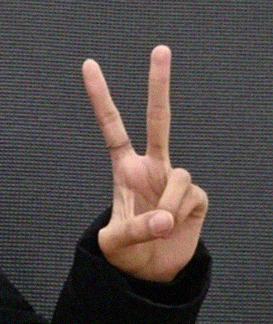
#> input picture computerVision/splitMerge/peaceHand.png, 273 x 324 px, found by its file name
$ python splitMerge.py
#> lines starting #> are read from the running program, lines starting #| are printed output that depends on the picture
# File        :   splitMerge.py
# Version     :   0.1.0
# Description :   [WIP] Brute-force implementation of Split Merge
#                 for image segmentation

# Date:       :   Apr 18, 2022
# Author      :   Ricardo Acevedo-Avila (racevedoaa@gmail.com)
# License     :   MIT


import numpy as np
import cv2
import math
from datetime import date, datetime


# Reads image via OpenCV:
def readImage(imagePath):
    # Loads image:
#> called with imagePath = 'D://opencvImages//peaceHand.png'
    inputImage = cv2.imread(imagePath)
#> inputImage is the input picture: shape (324, 273, 3); mean B, G, R 72.5, 74.4, 82.6
    # Checks if image was successfully loaded:
    if inputImage is None:
        print("readImage>> Error: Could not load Input image.")
    return inputImage


# Defines a re-sizable image window:
def showImage(imageName, inputImage):
    cv2.namedWindow(imageName, cv2.WINDOW_NORMAL)
    cv2.imshow(imageName, inputImage)
    cv2.waitKey(0)


# Writes an PGN image:
def writeImage(imagePath, inputImage):
    imagePath = imagePath + ".png"
    cv2.imwrite(imagePath, inputImage, [cv2.IMWRITE_PNG_COMPRESSION, 0])
    print("Wrote Image: " + imagePath)


# Produces out string for image writing:
def getOutString(currentDate):
    # Format date
    currentDate = currentDate.strftime("%b-%d-%Y")

    # Get time:
    currentTime = datetime.now()
    currentTime = currentTime.strftime("%H:%M:%S")

    # Drop them nasty ":s":
    dateString = "_" + currentTime[0:2] + "-" + currentTime[3:5] + "-" + currentTime[6:8]
    print("Current Time: " + currentTime + " Date String: " + dateString)
    dateString = currentDate + dateString

    return dateString

# Divides the image into 4 quads:
def divideImage(tempImage):
    # Get image dimensions (shape):
    (height, width) = tempImage.shape[:2]

    # Deep copy of the input:
    cropImage = tempImage.copy()

    # Set the quad coordinates for cropping:
    # X dim/axis:
    xStart = [0, 0.5 * width, 0, 0.5 * width]                   # x -> [q0, q1, q2, q3]
    xEnd = [width * 0.5, width * 0.5, width * 0.5, width * 0.5]

    # Y axis/dim:
    yStart = [0, 0, height * 0.5, height * 0.5]                 # y -> [q0, q1, q2, q3]
    yEnd = [height * 0.5, height * 0.5, height * 0.5, height * 0.5]

    # Store the quad coordinates (bounding rectangle)
    # and sub-images (quad images) here:
    outCoords = []
    outImages = []

    # Produce 4 quads:
    for i in range(4):

        # Get croppping data:
        rectX = int(xStart[i])
        rectY = int(yStart[i])
        rectWidth = rectX + int(xEnd[i])
        rectHeight = rectY + int(yEnd[i])

        # Slice/crop image:
        currentQuad = cropImage[rectY:rectHeight, rectX:rectWidth]
        # (h, w) = currentQuad.shape[:2]
        # print("coords 1: " + str(rectX) + ", " + str(rectY) + ", " + str(rectWidth) + ", "
        #     + str(rectHeight)+ " (W: "+str(w)+" H: "+str(h)+")")

        # Quad goes into the list:
        outImages.append((currentQuad))
        # [11 lines of commented-out code are left out]
        outCoords.append([rectX, rectY, rectWidth, rectHeight])

    # Return the data as a tuple:
    return (outImages, outCoords)


# Set the resources paths:
path = "D://opencvImages//"
fileName = "peaceHand.png"

# Read the image via OpenCV and show it:
inputImage = readImage(path + fileName)
showImage("Input Image", inputImage)

# Gaussian Blur:
sigma = (5, 5)
filteredImage = cv2.GaussianBlur(inputImage, sigma, 0)
showImage("filteredImage [Gaussian Blur]", filteredImage)

# To Lab:
hasvImage = cv2.cvtColor(filteredImage, cv2.COLOR_BGR2HSV)
#> hasvImage: shape (324, 273, 3); mean H, S, V 85.5, 36.9, 84.8

# Get image dimensions:
(imageHeight, imageWidth) = hasvImage.shape[:2]
#> imageHeight = 324; imageWidth = 273
print("Image W x H: " + str(imageWidth) + ", " + str(imageHeight))
#| Image W x H: 273, 324
# The new image:
newImage = np.zeros((imageHeight, imageWidth, 3), np.uint8)
# Tree divisions are drawn here:
treeImage = newImage.copy()

# The quad tree "depth"
maxDepth = 3
# Size maxDepth by number of quads
numberOfQuads = 4

# This array stores the images:
quadTree = np.empty((numberOfQuads, maxDepth), np.matrix)
# This array stores the quad's bounding rectangles/rois:
quadCoords = np.empty((numberOfQuads, maxDepth), np.matrix)

# Quad "on/off" offsets -> quad: (x, y) for quads 0 - 3
dictOffsets = {0: (0, 0), 1: (1, 0), 2: (0, 1), 3: (1, 1)}

# The local subvision counter:
localQuadCount = 0

# Level 0 of the tree, just the "parent quads":
# Get parents:
parents, parentsCoords = divideImage(hasvImage)
#> after the loop in divideImage, `for i in range(4):`: outCoords = [[0, 0, 136, 162], [136, 0, 272, 162], [0, 162, 136, 324], [136, 162, 272, 324]]; outImages = 4 items
#> parents = 4 items; parentsCoords has the same summary as outCoords in divideImage


for p in range(len(parents)):

    # Parents are the first level of the tree:
    currentParent = parents[p]
    (h, w) = currentParent.shape[:2]
    # Store in the tree, as a matrix
    # of one element:
    quadTree[p][0] = [currentParent]
    # showImage("Current Parent", quadTree[p][0][0])

    # Get coords for this parent and store the quad
    # coordinates in the ROIS array:
    quadCoords[p][0] = np.array(parentsCoords[p])

    # Draw the parents rois:
    rectX = quadCoords[p][0][0]
    rectY = quadCoords[p][0][1]
    rectWidth = quadCoords[p][0][2]
    rectHeight = quadCoords[p][0][3]

    # Print the coordinates, make sure you are not
    # fucking this up:
    # print((rectX, rectY, rectWidth-rectX, rectHeight-rectY, w, h))

    # Draw parents quads in green:
    color = (0, 255, 0)
    cv2.rectangle(treeImage, (rectX, rectY), (rectWidth, rectHeight), color, 2)
    showImage("Tree Division", treeImage)
#> this loop made 4 passes
#> pass 1, in showImage (call 3), `cv2.imshow(imageName, inputImage)`:
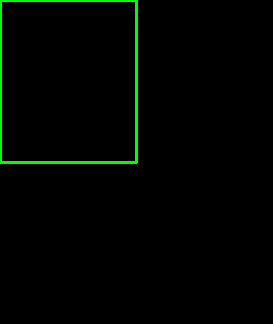
#> window 'Tree Division': shape (324, 273, 3); mean B, G, R 0, 4.3, 0

# # Check out parents:
for i in range(len(quadTree[:, 0])):

    currentParent = quadTree[i][0][0]
    showImage("Current Parent", currentParent)
#> this loop made 4 passes

# Traverse and construct the tree of max depth,
# starting at 1 coz level 0 are the parents:
for l in range(1, maxDepth):

    print("Current tree level: " + str(l))
    # Compute the division/tree current level,
    # Every iteration the tree is divided in half accross the two dimensions
    # (width and height):
    divisonLevel = (int(imageWidth / pow(2, l)), int(imageHeight / pow(2, l)))

    quadCount = 0
    offsetIndex = 0

    # Parent quad offset accumulation,
    # one per quad:
    dimAccum = [0, 0, 0, 0]

    # Branch length, which should
    # equal 4 quads:
    branchLength = len(quadTree[:, l])

    if (branchLength != numberOfQuads):
        print("Something's up with the branch length: " + str(branchLength))
    for q in range(4):

        # Get image from last level at this
        # position, as the tree is buit using the last level
        # information:
        currentQuad = quadTree[q][l - 1]

        # The
        dimAccum[0] = 0
        dimAccum[1] = 0

        print("Accumulations reset")

        # Check if there are images in this quad:
        if currentQuad is not None:

            # Get total images in this quad:
            totalImages = len(currentQuad)
            # print("totalImages in quad: " + str(totalImages))

            for i in range(totalImages):

                # Get current image:
                currentImage = quadTree[q][l - 1][i]
                s = "Level: " + str(l - 1) + " Quad: " + str(q) + " Image: " + str(i)
                showImage(s, currentImage)

                # Divide current image into 4 sub-quads:
                subQuads, subQuadCoords = divideImage(currentImage)
                # (th, tw)  = subQuads.shape[:2]


                # !!!!! BUG BUG BUG BUG BUG BUG BUG BUG !!!!!
                # !!!!! The images and coordinates are not being appended, they are being replaced !!!!

                # f = quadTree[q][l]
                # f1 = np.hstack((quadTree[q][l], subQuads))
                # quadTree[q][l] = np.vstack()
                # print(quadTree[q][l].shape)

                # Each subquad goes into this tree cell/node, at this level:
                quadTree[q][l] = subQuads

                totalSubQuads = len(quadTree[q][l])
                print("totalSubQuads created: " + str(totalSubQuads))
                print("Stored: " + str(totalSubQuads)+ " sub quads in quad: "+str(q)+", level: "+str(l))
                # Check out the current sub-quads:
                for j in range(totalSubQuads):

                    # Get sub quad:
                    currentSubQuad = quadTree[q][l][j]

                    # Get sub quad statistics:
                    quadMean, quadStdDev = cv2.meanStdDev(currentSubQuad)
                    print("L: " + str(quadStdDev[0]) + " A: " + str(quadStdDev[1]) + " B: " + str(quadStdDev[1]))
                    s = "SubQuad: " + str(j)

                    # If current std dev is below a threshold, it does not
                    # vary significantly, flood it with the mean:
                    stdDevThreshold = 40

                    # # Only check the H channel:
                    if (quadStdDev[0] < stdDevThreshold):
                        print("Flood Fill Subquad...")
                        # Set the Flood-fill color:
                        floodColor = (int(quadMean[0][0]), int(quadMean[1][0]), int(quadMean[2][0]))

                        # Set up Flood-fill:
                        fillThreshold = 50
                        loDiff = (fillThreshold, fillThreshold, fillThreshold)
                        upDiff = (fillThreshold, fillThreshold, fillThreshold)
                        cv2.floodFill(currentSubQuad, None, seedPoint=(0, 0), newVal=floodColor, loDiff=loDiff, upDiff=upDiff)

                        # Modified image goes into tree:
                        quadTree[q][l][j] = currentSubQuad

                    showImage(s, currentSubQuad)

                # !!!!! BUG BUG BUG BUG BUG BUG BUG BUG !!!!!
                # Get coordinates/bounding box for this subquad and
                # store em in the rois array:
                quadCoords[q][l] = np.array(subQuadCoords)
                totalRois = len(quadCoords[q][l])

                print("totalImages in quad: " + str(totalImages))
                print("totalRois received: " + str(totalSubQuads))
                print("Roi Quad: " + str(q) + " level: " + str(l))

                # Get total rois per level:
                levelRois = numberOfQuads * totalSubQuads * totalImages

                # Set the quad offsets:
                (quadHeight, quadWidth) = currentImage.shape[:2]

                # Each tree subdivision creates 4 images (or a quad),
                # this couunter keeps track of the number of quads/images
                # generated:
                imageCounter = 0

                # Get the on/off offsets for each of the four
                # images produced:
                curretOffsetX = dictOffsets[offsetIndex][0]
                curretOffsetY = dictOffsets[offsetIndex][1]

                print("Division Level -  x: " + str(divisonLevel[0]) + " y: " + str(divisonLevel[1]))
                print("Current Offset - (" + str(curretOffsetX) + " , " + str(curretOffsetY) + ") [" + str(
                    offsetIndex) + "]")

                # Get/compute the "Global" Offsets:
                # The global offsets are computed according to the current quad produced
                # and its position, and the position of its images, on the image:
                dimAccum[2] = dictOffsets[q][0] * (0.5 * imageWidth)
                dimAccum[3] = dictOffsets[q][1] * (0.5 * imageHeight)

                # For debug, draw the current starting point of every quad
                # division on each iteration (pink):
                point2 = (int(dimAccum[2]), int(dimAccum[3]))
                cv2.line(treeImage, point2, point2, (230, 30, 230), 5)
                showImage("Tree Division", treeImage)

                # Draw the subquad rois/bounding rectangles for
                # the current quad:
                for r in range(totalRois):

                    # Quad Number goes from 0 to >= 4:
                    quadNumber = math.floor((r) / numberOfQuads)

                    # Get current sub quad cooords:
                    currentCoords = quadCoords[q][l][r]

                    # Set the individual dimensions:
                    rectX = currentCoords[0]
                    rectY = currentCoords[1]
                    rectWidth = currentCoords[2]
                    rectHeight = currentCoords[3]

                    # Compute the offset coordinates of every subdivision
                    # produced so far:
                    xOffset = dimAccum[2] + curretOffsetX * dimAccum[0] + dictOffsets[quadNumber][0] *  quadWidth
                    yOffset = dimAccum[3] + curretOffsetY * dimAccum[1] + dictOffsets[quadNumber][1] *  quadHeight

                    # print("Roi Coords: " + str(rectX) + ", " + str(rectY) + ", " + str(rectWidth - rectX) + ", "
                    #      + str(rectHeight - rectY))

                    # Set some random color:
                    color = list(np.random.random(size=3) * 256)
                    # Draw the roi rectangle:
                    cv2.rectangle(treeImage, (int(xOffset + rectX), int(yOffset + rectY)),
                                  (int(xOffset + rectWidth), int(yOffset + rectHeight)), color, 2)
                    showImage("Tree Division", treeImage)

                    # Paste every quad subdivision on the
                    # new image:
                    pasteX = int(xOffset + rectX)
                    pasteY = int(yOffset + rectY)
                    pasteWidth = int(xOffset + rectWidth)
                    pasteHeight = int(yOffset + rectHeight)

                    pasteImage = quadTree[q][l][r]
                    showImage("pasteImage", pasteImage)
                    newImage[pasteY:pasteHeight, pasteX:pasteWidth] = quadTree[q][l][r]
                    showImage("New Image", newImage)

                    # Quad counter goes up by 1:
                    imageCounter += 1

                    # Every quad this check is evaluated...
                    # Adds the local offsets produced so far in every quad:

                    if (imageCounter == 4):
                        print("Got a Quad (4 Images): " + str(offsetIndex))

                        # Local quad count:
                        if (localQuadCount == 4):
                            localQuadCount = 1
                        else:
                            localQuadCount += 1

                        print("Parent Quad: "+str(q)+" localQuadCount: " + str(localQuadCount))

                        # Local/child quads accumulations:
                        if (localQuadCount == 1):
                            dimAccum[0] = dimAccum[0] + rectWidth
                            dimAccum[1] = 0
                        elif (localQuadCount == 2):
                            dimAccum[0] = 0
                            dimAccum[1] = dimAccum[1] + rectHeight
                        elif(localQuadCount == 3):
                            dimAccum[0] = dimAccum[0] + rectWidth

                        # For debug, draw the next starting point of every quad
                        # division on each iteration (red):
                        point = (dimAccum[0], dimAccum[1])
                        cv2.line(treeImage, point, point, (0, 0, 255), 10)
                        showImage("Tree Division", treeImage)

                        # Index that controls the offset
                        # hash table:
                        if (offsetIndex == 3):
                            offsetIndex = 0
                        else:
                            offsetIndex += 1

            print("Done processing level: " + str(l - 1) + " Quad: " + str(q) + " Image: " + str(i))

        else:
            print("[ Got None in Level: " + str(l - 1) + ", Quad: " + str(q) + " ]")
#> this loop made 2 passes
#> branchLength on passes 1 to 2: 4, 4
#| Done processing level: 0 Quad: 0 Image: 0
#| Done processing level: 0 Quad: 1 Image: 0
#| Done processing level: 0 Quad: 2 Image: 0
#| Done processing level: 0 Quad: 3 Image: 0
#| Done processing level: 1 Quad: 0 Image: 3
#> (further printed lines are left out)
#> pass 1, in showImage (call 13), `cv2.imshow(imageName, inputImage)`:
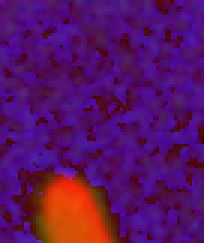
#> window 'SubQuad: 1': shape (81, 68, 3) (shown 3 times larger); mean B, G, R 98.8, 18.2, 88
#> pass 1, in showImage (call 15), `cv2.imshow(imageName, inputImage)`:
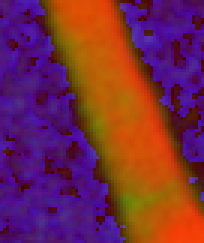
#> window 'SubQuad: 3': shape (81, 68, 3) (shown 3 times larger); mean B, G, R 69.4, 43.7, 116.3
#> after the loop:
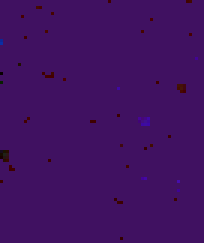
#> currentImage: shape (81, 68, 3) (shown 3 times larger); mean of channels 0, 1, 2 96.1, 16.9, 63.9; drawn as B, G, R
#> after the loop:
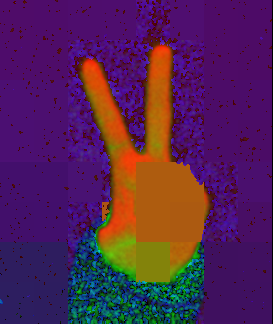
#> newImage: shape (324, 273, 3); mean of channels 0, 1, 2 83.3, 35.7, 83.5; drawn as B, G, R
#> after the loop:
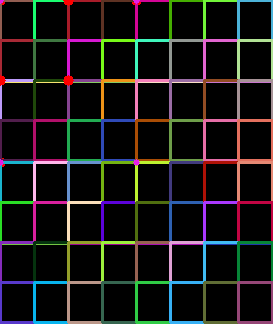
#> treeImage: shape (324, 273, 3); mean of channels 0, 1, 2 21.1, 21.4, 23.4; drawn as B, G, R
#> after the loop, localQuadCount = 4

# To BGR:
bgrImage = cv2.cvtColor(newImage, cv2.COLOR_HSV2BGR)
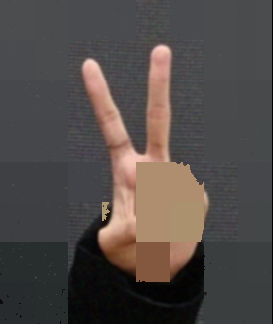
#> bgrImage: shape (324, 273, 3); mean B, G, R 71.7, 74.2, 80.6
showImage("Split BGR", bgrImage)
